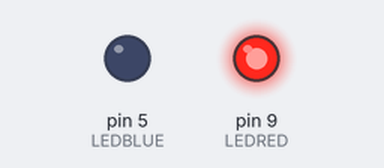
Recording of a sketch running on a simulated Arduino Uno, built with avr-gcc and run on an emulated ATmega328P. On the bench: output pins drawn as LEDs (lit = HIGH). What the sketch prints to the serial monitor is not drawn.

Above: at 1.0 s.
At 4.0 s:
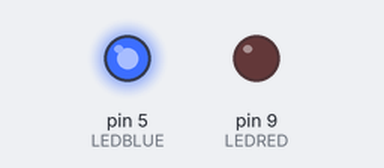
At 8.5 s:
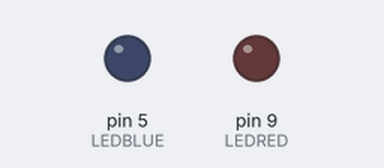
Timing chart, 0 to 11.7 s (numbered marks = the images above):
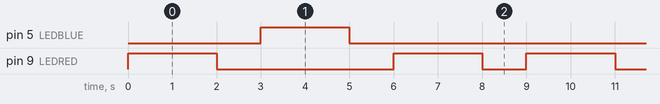

The sketch:

SERIAL_COMMANDS.ino
```cpp
int LEDRED=9;
int LEDBLUE=5;


void setup() {

  Serial.begin(9600);
  pinMode(LEDRED,OUTPUT);
  pinMode(LEDBLUE,OUTPUT);
  Serial.print("This Is My # Programme");


  // put your setup code here, to run once:

}

void loop() {

  digitalWrite (LEDRED,HIGH);
  delay(2000);
  digitalWrite (LEDRED,LOW);
  delay(1000);
  Serial.print("Blink #1 is RED");


  digitalWrite (LEDBLUE,HIGH);
  delay(2000);
  digitalWrite (LEDBLUE,LOW);
  delay(1000);
 Serial.print("Blink #2 is BLUE");


  digitalWrite (LEDRED,HIGH);
  delay(2000);
  digitalWrite (LEDRED,LOW);
  delay(1000);
  Serial.print("Blink #3 is BLUE");


  }
```

Measured:
- by itself, pin 5 (LEDBLUE): alternates HIGH for 2.0 s and LOW for 7.0 s
- by itself, pin 9 (LEDRED): repeats every 9.0 s: LOW 4.0 s, HIGH 2.0 s, LOW 1.0 s, HIGH 2.0 s
- by itself, everything shown: repeats every 9.0 s, in 6 steps
